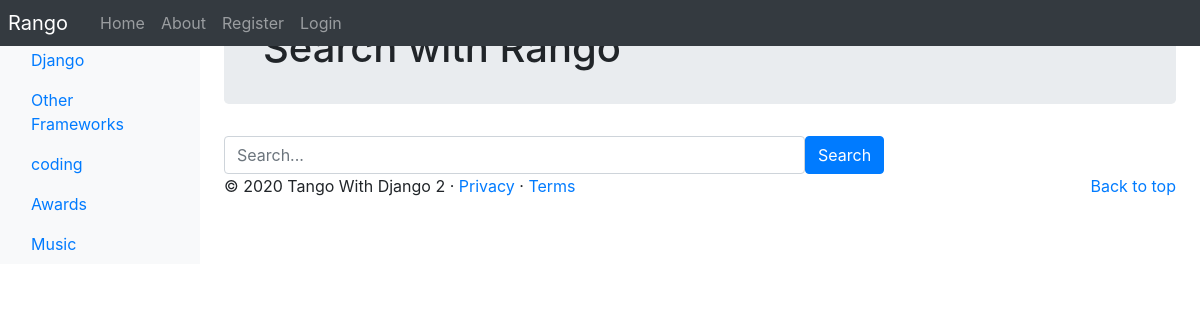
Page /rango/search/ on the committed database.
### rango/models.py (models this page shows, shortened)
class Category(models.Model):
    name = models.CharField(max_length=128, unique=True)
    views = models.IntegerField(default=0)
    likes = models.IntegerField(default=0)
    slug = models.SlugField(unique=True)
    class Meta:
        verbose_name_plural = 'categories'

### rango/views.py (the view)
# urls.py: path('search/', views.search, name='search'),
def search(request):
    result_list = []
    context_dict={}
    if request.method == 'POST':
        query = request.POST['query'].strip()
        if query:
            result_list = run_query(query)
    context_dict = {
    'result_list': result_list
    }
    return render(request, 'rango/search.html', context=context_dict)

### rango/templatetags/rango_template_tags.py (called while the page is built)
@register.inclusion_tag('rango/categories.html')
def get_category_list(current_category=None):
    return {'categories': Category.objects.all(),
            'current_category': current_category}

### templates/rango/search.html (shortened to what this page needs)
{% extends 'rango/base.html' %}
{% load staticfiles %}
{% block body_block %}
<div class="jumbotron p-4">
    <div class="container">
        <h1 class="jumbotron-heading">Search with Rango</h1>
    </div>
</div>
<div>
    <form class="form-inline"
        id="user-form"
          method="post"
          action="{% url 'rango:search' %}">
        <div class="form-group">
            <input class="form-control"
                   type="text"
                   size="50"
                   name="query"
                   id="query"
                   placeholder="Search..."
                   value = "{{query}}"
                   >
        </div>
        <button class="btn btn-primary"
                type="submit"
                name="submit">Search</button>
    </form>
</div>
{% endblock %}

### templates/rango/categories.html (shortened to what this page needs)
<ul class="nav flex-column">
    {% if categories %}
    {% for c in categories %}
    {% if c == current_category %}
    <li class="nav-item">
        <a class="nav-link active" href="{% url 'rango:show_category' c.slug %}">
            <span data-feather="archive"></span>{{ c.name }}
        </a>
    </li>
    {% else %}
    <li class="nav-item">
        <a class="nav-link" href="{% url 'rango:show_category' c.slug %}">
            {{ c.name }}
        </a>
    </li>
    {% endif %}
    {% endfor %}
    {% else %}
    <li class="nav-item">There are no categories present.</li>
    {% endif %}
</ul>

### rows in the picture
Category: name "Django"
Category: name "Other Frameworks"
Category: name "coding"
Category: name "Awards"
Category: name "Music"
